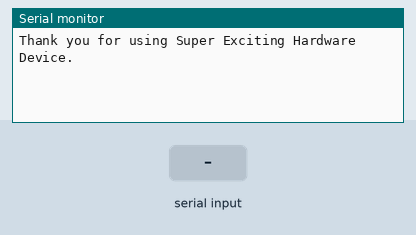
Recording of a sketch running on a simulated Arduino Uno, built with avr-gcc and run on an emulated ATmega328P. Parts: the last lines printed to the serial monitor. Inputs (shaded band) come from the test bench.

Above: at 1.2 s.
1.3 s: "STATUS,1\n" received over Serial
At 2.5 s:
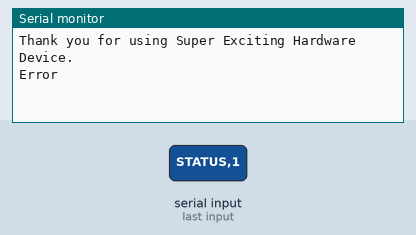
2.8 s: "ADD,1\n" received over Serial
At 3.7 s:
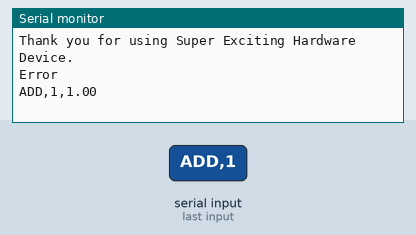
4.3 s: "MUL,1\n" received over Serial
At 4.8 s:
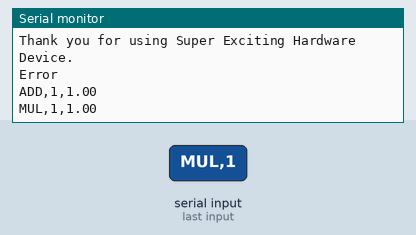
5.8 s: "STATUS\n" received over Serial
At 7.0 s:
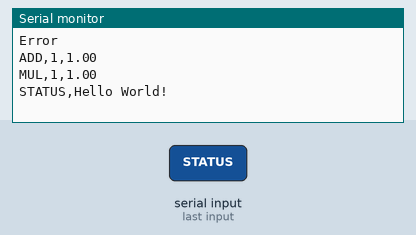
7.3 s: "STATUS,\n" received over Serial
At 8.4 s:
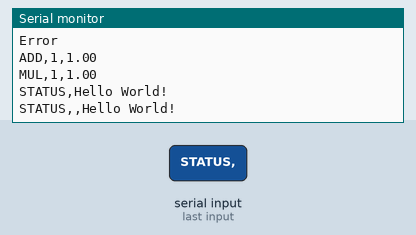

The sketch:

SuperExcitingHardwareDevice.ino
```cpp
// Super Exciting Hardware Device
// Made for Mini Course: LabVIEW
// Specifications by Christian Butcher
// Coded by Jeremie Gillet

String input; //main captured String

void setup() {
  Serial.begin(9600);
  Serial.print("Thank you for using Super Exciting Hardware Device.\n");
}

void loop() {
  if (Serial.available())  {
    char c = Serial.read();  //gets one byte from serial buffer
    if (c != '\n') {
      input += c; //makes the string input
    }
    else {
      parseInput();
      input=""; //clears variable for new input
    }
  }
}

// accumulation functions
float add(float a, float b) {return a + b;}
float mult(float a, float b) {return a * b;}

void parseInput() {
  if (input == "STATUS") {
    Serial.print("STATUS,Hello World!\n");
  } else if (input == "STATUS,") {
    Serial.print("STATUS,,Hello World!\n");
  } else if(input.indexOf(',') == -1) {
    Serial.print("Error\n");
  } else {
    int index;
    int nextIndex;
    String data;
    float acc;
    float (*function)(float, float);

    index = input.indexOf(',');
    data = input.substring(0 , index);

    if (data == "ADD") {
        function = &add;
        acc = 0;
    } else if (data == "MUL") {
        function = &mult;
        acc = 1;
    } else {
        Serial.print("Error\n");
        return;
    }

    input += ","; // terminate string with "," for ease of parsing and printing output

    while(input.indexOf(',', index + 1) != -1) {
      nextIndex = input.indexOf(',', index + 1);
      data = input.substring(index + 1, nextIndex);

      if (!isDigit(data[0]) && data[0] != '-' ){
        Serial.print("Error\n");
        return;
      }

      // float conversion stops at unexpected characters: "1.2a" => 1.2
      acc = function(acc, data.toFloat());
      index = nextIndex;
    }

    Serial.print(input);
    Serial.print(acc);
    Serial.print("\n");
  }
}
```

Measured:
- after the input at 1.3 s, the serial monitor: prints a new line at once (image 1)
- after the input at 2.8 s, the serial monitor: prints a new line at once (image 2)
- after the input at 4.3 s, the serial monitor: prints a new line at once (image 3)
- after the input at 5.8 s, the serial monitor: prints a new line at once (image 4)
- after the input at 7.3 s, the serial monitor: prints a new line at once (image 5)
